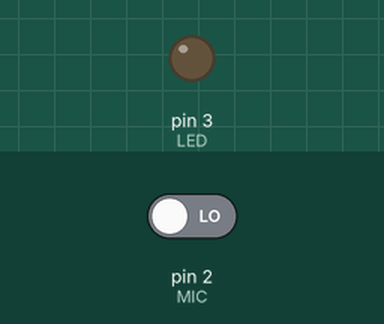
Recording of a sketch running on a simulated Arduino Uno, built with avr-gcc and run on an emulated ATmega328P. On the bench: output pins drawn as LEDs (lit = HIGH). Dashed ring = blinking. The test bench sets the inputs (shaded band); at power-on: pin 2 (MIC) LOW.

Above: at 1.2 s.
1.3 s: pin 2 (MIC) driven HIGH
At 1.7 s:
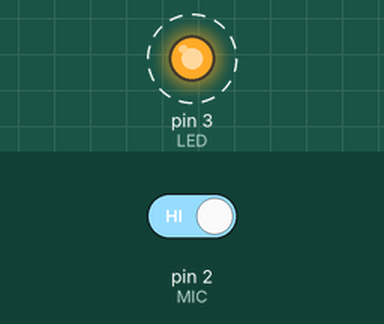
4.3 s: pin 2 (MIC) driven LOW
At 5.3 s:
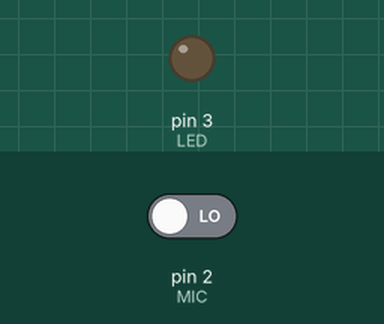
Timing chart, 0 to 7.3 s (numbered marks = the images above; inputs shaded):
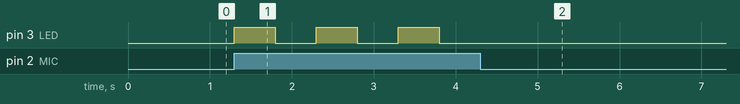

The sketch:

moduloSensorSonidoKY-038.ino
```cpp
int MIC = 2;
int LED = 3;
int VALOR;
int estadoLed;

void setup() {
  pinMode(MIC, INPUT);
  pinMode(LED, OUTPUT);
  Serial.begin(9600);
}

void loop() {
  VALOR = digitalRead(MIC);
  if (VALOR == HIGH) {
    estadoLed = digitalRead(LED);
    digitalWrite(LED, !estadoLed);
    delay(500);
  }
}
```

Measured:
- after the input at 1.3 s, pin 3 (LED): alternates HIGH for 0.50 s and LOW for 0.50 s, starting at once
- after the input at 4.3 s, pin 3 (LED): stops changing and stays LOW
